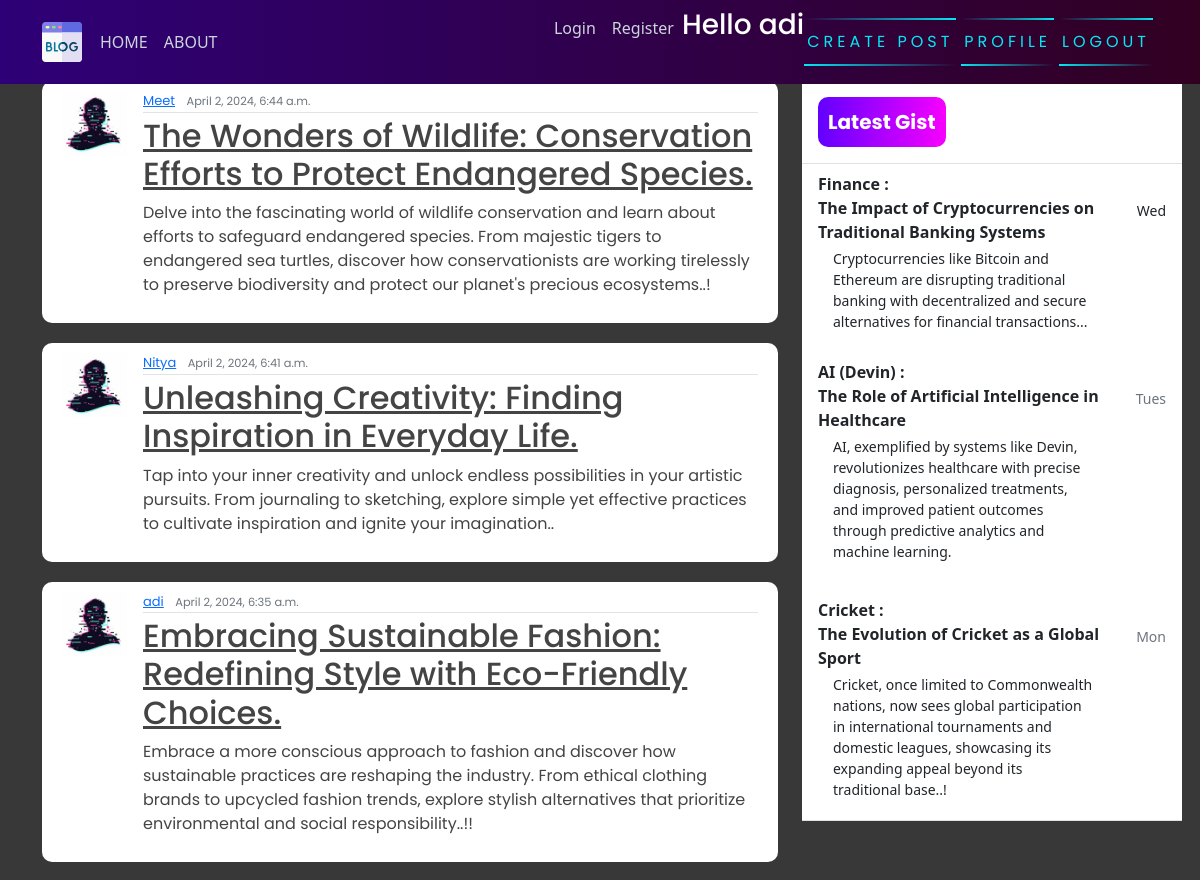
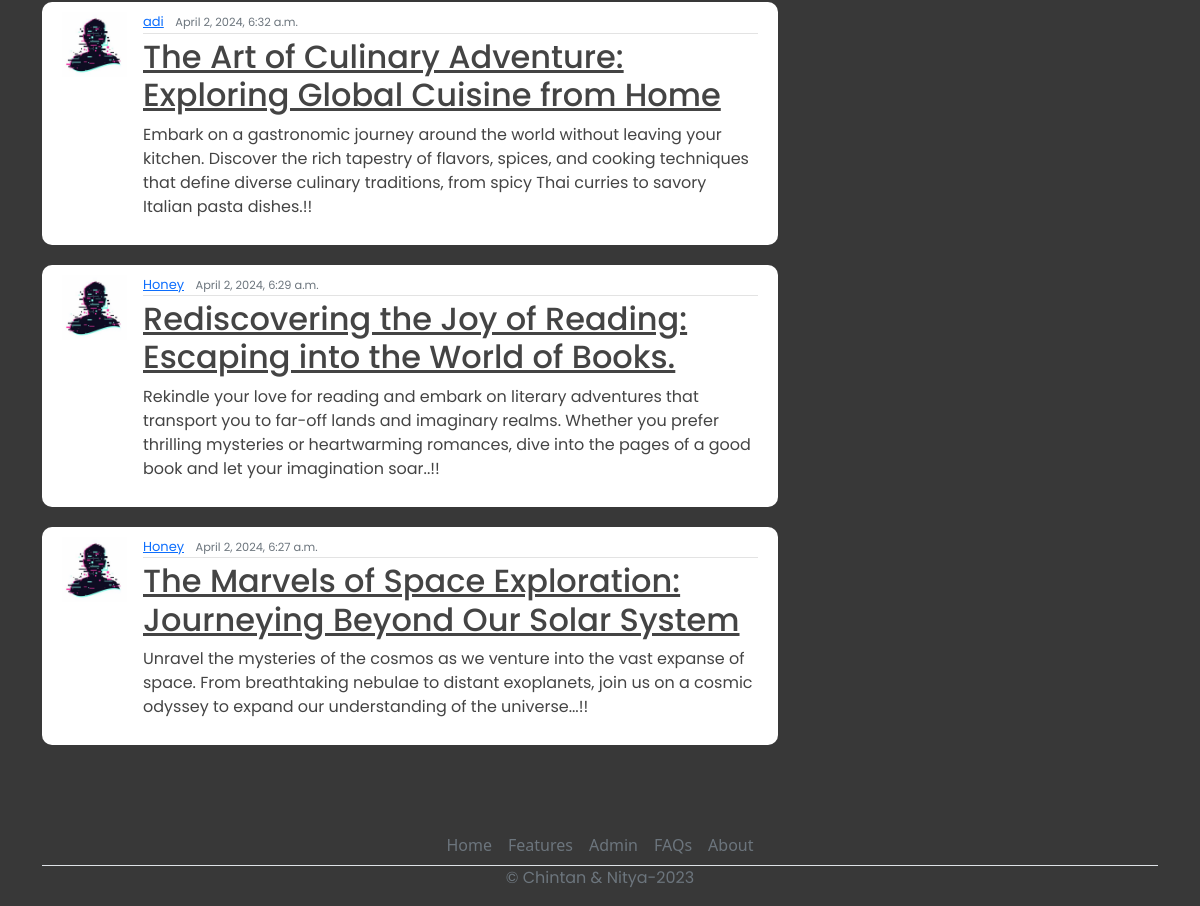
The page / (signed in) on the database its author committed (2 pictures, top to bottom).
### blog/models.py (models this page shows, shortened)
class Post(models.Model):
    title=models.CharField(max_length=200)
    content=models.TextField()
    date_posted=models.DateTimeField(default=timezone.now)
    author= models.ForeignKey(User, on_delete=models.CASCADE)

### users/models.py (models this page shows, shortened)
class Profile(models.Model):
    user = models.OneToOneField(User, on_delete=models.CASCADE)
    image = models.ImageField(default='default.jpg', upload_to='profile_pics')

### blog/views.py (the view)
# urls.py: path('', PostListView.as_view(), name="blog-home"),
class PostListView(LoginRequiredMixin, ListView):
    model = Post
    template_name = 'blog/home.html'
    context_object_name = 'posts'
    ordering = ["-date_posted"]

### blog/templates/blog/home.html
{% extends 'blog/base.html' %}
{% block content %}
    {% for posts in posts %}
        <article class="media content-section">
            <img class="rounded-cirlce article-img" src="{{ posts.author.profile.image.url }}" alt="">
            <div class="media-body">
              <div class="article-metadata">
                <a class="mr-2" href="#">{{ posts.author }}</a>
                <small class="text-muted">{{ posts.date_posted }}</small>
              </div>
              <h2><a class="article-title" href="{% url 'blog-detail' posts.id %}">{{ posts.title }}</a></h2>
              <p class="article-content">{{ posts.content }}</p>
            </div>
            <br>
          </article>
    {% endfor  %}
{% endblock content %}

### blog/templates/blog/base.html (shortened to what this page needs)
{% load static %}
<!DOCTYPE html>
<html>
<head>
    <link rel="stylesheet" href="https://maxcdn.bootstrapcdn.com/bootstrap/4.0.0/css/bootstrap.min.css">
    <link href="https://cdn.jsdelivr.net/npm/bootstrap@5.0.2/dist/css/bootstrap.min.css" rel="stylesheet">
    <link rel="stylesheet" href="{% static 'blog/main.css' %}">
</head>
<body>
    <header class="site-header">
      <nav class="navbar navbar-expand-md navbar-dark bg-steel fixed-top">
        <div class="container">
          <div class="collapse navbar-collapse" id="navbarToggle">
            <div class="navbar-nav mr-auto">
                {% if user.is_authenticated %}
              <a class="nav-item nav-link" href="{% url 'blog-home' %}">HOME</a>
              <a class="nav-item nav-link" href="{% url 'blog-about' %}">ABOUT</a>
            </div>
            <div class="navbar-nav">
              <a class="nav-item nav-link" href="{% url 'login' %}">Login</a>
              <a class="nav-item nav-link" href="{% url 'register' %}">Register</a>
               <h3 style="color: white;">Hello {{request.user}}</h3>
                <a href="{% url 'blog-new' %}" id="auth-links">
                <span></span>
                <span></span>
                Create Post
            </a>
                <a href="{% url 'profile' %}" id="auth-links">
                <span></span>
                <span></span>
                Profile
            </a>
                <a href="{% url 'logout' %}" id="auth-links">
                <span></span>
                <span></span>
                Logout
            </a>
                {% endif %}
            </div>
          </div>
        </div>
      </nav>
    </header>
    <main role="main" class="container">
      <div class="row">
          <div class="col-md-8">
          </div>
        <div class="col-md-8">
           {% block content %}{% endblock %}
        </div>
        <div class="col-md-4">
          <div class="content-sectionw">
            <div class="d-flex flex-column align-items-stretch flex-shrink-0 bg-white" style="width: 380px;" style="padding-top: 120px;">
                <a id="list-group" style="text-decoration: none;" href="" class="d-flex align-items-center flex-shrink-0 p-3 link-dark text-decoration-none border-bottom">
                  <span class="fs-5 fw-semibold" id="gist-btn">Latest Gist</span>
                </a>
                <div class="list-group list-group-flush border-bottom scrollarea">
                  <a href="#" class="list-group-item list-group-item-action  lh-tight" aria-current="true">
                    <div class="d-flex w-100 align-items-center justify-content-between">
                      <strong class="mb-1">Finance : <br>
                        The Impact of Cryptocurrencies on Traditional Banking Systems
                    </strong>
                      <small>Wed</small>
                    </div>
                    <div class="col-10 mb-1 small">Cryptocurrencies like Bitcoin and Ethereum are disrupting traditional banking with
                      decentralized and secure alternatives for financial transactions...
                    </div>
                  </a>
                  <a href="#" class="list-group-item list-group-item-action py-3 lh-tight">
                    <div class="d-flex w-100 align-items-center justify-content-between">
                      <strong class="mb-1">AI (Devin) :<br>
                        The Role of Artificial Intelligence in Healthcare
                        </strong>
                      <small class="text-muted">Tues</small>
                    </div>
                    <div class="col-10 mb-1 small">
                      AI, exemplified by systems like Devin, revolutionizes healthcare with precise diagnosis, personalized treatments, and
                      improved patient outcomes through predictive analytics and machine learning.</div>
                  </a>
                  <a href="#" class="list-group-item list-group-item-action py-3 lh-tight">
                    <div class="d-flex w-100 align-items-center justify-content-between">
                      <strong class="mb-1">Cricket :<br>
                        The Evolution of Cricket as a Global Sport
                        </strong>
                      <small class="text-muted">Mon</small>
                    </div>
                    <div class="col-10 mb-1 small">Cricket, once limited to Commonwealth nations, now sees global participation in international tournaments
                       and domestic leagues, showcasing its expanding appeal beyond its traditional base..!</div>
                  </a>
                </div>
              </div>
          </div>
        </div>
      </div>
        <footer class="" >
          <ul class="nav justify-content-center border-bottom"  style="margin-top: 60px;">
            <li class="nav-item"><a href="#" class="nav-link px-2 text-muted">Home</a></li>
            <li class="nav-item"><a href="#" class="nav-link px-2 text-muted">Features</a></li>
            <li class="nav-item"><a href="admin/" class="nav-link px-2 text-muted">Admin</a></li>
            <li class="nav-item"><a href="#" class="nav-link px-2 text-muted">FAQs</a></li>
            <li class="nav-item"><a href="#" class="nav-link px-2 text-muted">About</a></li>
          </ul>
          <p class="text-center text-muted">&copy; Chintan & Nitya-2023</p>
        </footer>
    </main>
</body>
</html>

### blog/static/blog/main.css (style rules this page uses)
body { background-color: rgb(56, 56, 56); margin-top: 5rem; background-size: contain; background-repeat: no-repeat; }
h1, h2, h3, h4, h5, h6, p { color: #444444; font-family: 'Poppins', sans-serif; }
ul { margin: 0; }
.bg-steel { background: linear-gradient(270deg, rgb(49, 0, 33) 0%, rgb(46, 0, 119) 100%); }
.site-header .navbar-nav .nav-link { color: #cbd5db; }
.content-section { background: #ffffff; padding: 10px 20px; border-radius: 10px; margin-bottom: 20px; }
.article-title { color: #444444; }
.article-content { white-space: pre-line; }
.article-img { height: 65px; width: 65px; margin-right: 16px; }
.article-metadata { font-family: 'Poppins', sans-serif; padding-bottom: 1px; margin-bottom: 4px; font-size: 13px; border-bottom: 1px solid #e3e3e3 }
svg { width: 50px; height: 50px; }
#auth-links { font-family: 'Poppins', sans-serif; position: relative; display: inline-block; padding: 12px 3px; margin: 10px 0; color: #03e9f4; text-decoration: none; text-transform: uppercase; transition: 0.5s; letter-spacing: 4px; overflow: hidden; margin-right: 5px; }
#auth-links span { position: absolute; display: block; }
#auth-links span:nth-child(1) { top: 0; left: 0; width: 100%; height: 2px; background: linear-gradient(90deg,transparent,#03e9f4); animation: animate1 1s linear infinite; }
#auth-links span:nth-child(3) { bottom: 0; right: 0; width: 100%; height: 2px; background: linear-gradient(270deg,transparent,#03e9f4); animation: animate3 1s linear infinite; animation-delay: 0.50s; }
#gist-btn { color: black; background: linear-gradient(270deg, rgb(247, 0, 255) 0%, rgb(98, 0, 255) 100%); padding: 10px; color: white; font-family: 'Poppins', sans-serif; font-weight: bold; border-radius: 10px; }

### rows shown on the page
Post: author.profile.image (placeholder picture), author "Meet", date_posted "April 2, 2024, 6:44 a.m.", title "The Wonders of Wildlife: Conservation Efforts to Protect Endangered Species.", content "Delve into the fascinating world of wildlife conservation and learn about efforts to safeguard endangered species. From majestic tigers to endangered sea turtles, discover how conservationists are working tirelessly to preserve biodiversity and protect our planet's precious ecosystems..!"
Post: author.profile.image (placeholder picture), author "Nitya", date_posted "April 2, 2024, 6:41 a.m.", title "Unleashing Creativity: Finding Inspiration in Everyday Life.", content "Tap into your inner creativity and unlock endless possibilities in your artistic pursuits. From journaling to sketching, explore simple yet effective practices to cultivate inspiration and ignite your imagination.."
Post: author.profile.image (placeholder picture), author "adi", date_posted "April 2, 2024, 6:35 a.m.", title "Embracing Sustainable Fashion: Redefining Style with Eco-Friendly Choices.", content "Embrace a more conscious approach to fashion and discover how sustainable practices are reshaping the industry. From ethical clothing brands to upcycled fashion trends, explore stylish alternatives that prioritize environmental and social responsibility..!!"
Post: author.profile.image (placeholder picture), author "adi", date_posted "April 2, 2024, 6:32 a.m.", title "The Art of Culinary Adventure: Exploring Global Cuisine from Home", content "Embark on a gastronomic journey around the world without leaving your kitchen. Discover the rich tapestry of flavors, spices, and cooking techniques that define diverse culinary traditions, from spicy Thai curries to savory Italian pasta dishes.!!"
Post: author.profile.image (placeholder picture), author "Honey", date_posted "April 2, 2024, 6:29 a.m.", title "Rediscovering the Joy of Reading: Escaping into the World of Books.", content "Rekindle your love for reading and embark on literary adventures that transport you to far-off lands and imaginary realms. Whether you prefer thrilling mysteries or heartwarming romances, dive into the pages of a good book and let your imagination soar..!!"
Post: author.profile.image (placeholder picture), author "Honey", date_posted "April 2, 2024, 6:27 a.m.", title "The Marvels of Space Exploration: Journeying Beyond Our Solar System", content "Unravel the mysteries of the cosmos as we venture into the vast expanse of space. From breathtaking nebulae to distant exoplanets, join us on a cosmic odyssey to expand our understanding of the universe...!!"

### other values the page prints
{{ request.user }} "adi"
